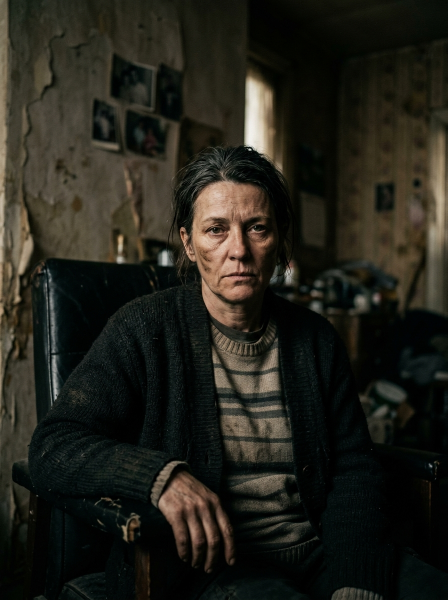
#> input picture assets/images/characters/street/ST_001_Mere_Kimmie.png, 896 x 1200 px (shown at 1/2 size)
$ python -i fetch_real_beauty_in_black_assets.py   (imports and definitions only)
#> lines starting #> are read from the running program, lines starting #| are printed output that depends on the picture
import os
import sys
import json
import urllib.request
import urllib.parse
from PIL import Image, ImageEnhance, ImageFilter, ImageOps

# Mapping of canonical character ID to target file and Wikimedia File title or direct URL
ASSET_MAPPINGS = {
    # -------------------------------------------------------------
    # STREET CAMPAIGN (28 items)
    # -------------------------------------------------------------
    'ST_001': {
        'path': 'assets/images/characters/street/ST_001_Mere_Kimmie.png',
        'file': 'File:Debbi Morgan (1984).jpg',
        'role': 'Mère de Kimmie',
        'faction': 'street',
        'focus_y': 0.35
    },
    'ST_002': {
        'path': 'assets/images/characters/street/ST_002_Gerant_Motel.png',
        'file': 'File:Bokeem Woodbine by Gage Skidmore.jpg',
        'fallback_file': 'File:David Ramsey by Gage Skidmore.jpg',
        'role': 'Gérant du Motel',
        'faction': 'street',
        'focus_y': 0.35
    },
    'ST_003': {
        'path': 'assets/images/characters/street/ST_003_Gerant_Club.png',
        'file': 'File:Anthony Mackie by Gage Skidmore.jpg',
        'role': 'Gérant du Club',
        'faction': 'street',
        'focus_y': 0.35
    },
    'ST_004': {
        'path': 'assets/images/characters/street/ST_004_Rain.png',
        'file': 'File:Tessa Thompson by Gage Skidmore.jpg',
        'role': 'Rain',
        'faction': 'street',
        'focus_y': 0.35
    },
    'ST_005': {
        'path': 'assets/images/characters/street/ST_005_Norman.png',
        'file': 'File:RichardLawsonBlackFist.JPG',
        'role': 'Norman (Richard Lawson)',
        'faction': 'street',
        'focus_y': 0.40
    },
    'ST_006': {
        'path': 'assets/images/characters/street/ST_006_Petite_Soeur.png',
        'file': 'File:Letitia Wright by Gage Skidmore.jpg',
        'role': 'Petite Sœur',
        'faction': 'street',
        'focus_y': 0.35
    },
    'ST_007': {
        'path': 'assets/images/characters/street/ST_007_Client_Emeche.png',
        'file': 'File:John Boyega by Gage Skidmore.jpg',
        'role': 'Client Éméché',
        'faction': 'street',
        'focus_y': 0.35
    },
    'ST_008': {
        'path': 'assets/images/characters/street/ST_008_Controle_Police.png',
        'file': 'File:Mike Colter by Gage Skidmore.jpg',
        'role': 'Contrôle de Police',
        'faction': 'street',
        'focus_y': 0.35
    },
    'ST_009': {
        'path': 'assets/images/characters/street/ST_009_Gillian.png',
        'file': 'File:Sanaa Lathan by Gage Skidmore.jpg',
        'role': 'Gillian',
        'faction': 'street',
        'focus_y': 0.35
    },
    'ST_010': {
        'path': 'assets/images/characters/street/ST_010_Detective_Davis.png',
        'file': 'File:Mahershala Ali by Gage Skidmore.jpg',
        'role': 'Détective Davis',
        'faction': 'street',
        'focus_y': 0.35
    },
    'ST_013': {
        'path': 'assets/images/characters/street/ST_013_Banquette_VIP.png',
        'file': 'File:CocoonClub - VIP Coccon.jpg',
        'role': 'Banquette VIP',
        'faction': 'street',
        'focus_y': 0.50
    },
    'ST_015': {
        'path': 'assets/images/characters/street/ST_015_Cipher.png',
        'file': 'File:Caleb McLaughlin by Gage Skidmore.jpg',
        'role': 'Cipher',
        'faction': 'street',
        'focus_y': 0.35
    },
    'ST_020': {
        'path': 'assets/images/characters/street/ST_020_Sbires_Bell.png',
        'file': 'File:David Ramsey by Gage Skidmore.jpg',
        'role': 'Sbires Bell',
        'faction': 'street',
        'focus_y': 0.35
    },
    'ST_021': {
        'path': 'assets/images/characters/street/ST_021_Receptionniste.png',
        'file': 'File:Lupita Nyong\'o by Gage Skidmore.jpg',
        'role': 'Réceptionniste de Luxe',
        'faction': 'street',
        'focus_y': 0.35
    },
    'ST_024': {
        'path': 'assets/images/characters/street/ST_024_Agent_Corrompu.png',
        'file': 'File:Daniel Kaluuya by Gage Skidmore.jpg',
        'role': 'Agent Corrompu',
        'faction': 'street',
        'focus_y': 0.35
    },
    'ST_027': {
        'path': 'assets/images/characters/street/ST_027_Videosurveillance.png',
        'file': 'File:CCTV control room monitor wall.jpg',
        'role': 'Vidéosurveillance',
        'faction': 'street',
        'focus_y': 0.50
    },
    'ST_028': {
        'path': 'assets/images/characters/street/ST_028_Marco.png',
        'file': 'File:Yahya Abdul-Mateen II by Gage Skidmore.jpg',
        'role': 'Marco',
        'faction': 'street',
        'focus_y': 0.35
    },
    'ST_030': {
        'path': 'assets/images/characters/street/ST_030_Panne_Secteur.png',
        'file': 'File:Blackout Flatiron (8147572701).jpg',
        'role': 'Panne de Secteur',
        'faction': 'street',
        'focus_y': 0.50
    },
    'ST_032': {
        'path': 'assets/images/characters/street/ST_032_Incendie_Velvet.png',
        'file': 'File:Fire engine crews receiving night operations briefing for Bear Fire 03.jpg',
        'role': 'L\'Incendie du Velvet',
        'faction': 'street',
        'focus_y': 0.50
    },
    'ST_033': {
        'path': 'assets/images/characters/street/ST_033_Sbire_Arme.png',
        'file': 'File:Terry Crews by Gage Skidmore.jpg',
        'role': 'Sbire Armé',
        'faction': 'street',
        'focus_y': 0.35
    },
    'ST_035': {
        'path': 'assets/images/characters/street/ST_035_SWAT_Pompiers.png',
        'file': 'File:2024 RNC Swat assemble.jpg',
        'role': 'SWAT & Pompiers',
        'faction': 'street',
        'focus_y': 0.50
    },
    'ST_040': {
        'path': 'assets/images/characters/street/ST_040_Chambre_Forte.png',
        'file': 'File:Bank vault door.jpg',
        'role': 'Chambre Forte Bell',
        'faction': 'street',
        'focus_y': 0.50
    },
    'ST_041': {
        'path': 'assets/images/characters/street/ST_041_President_Jury.png',
        'file': 'File:Forest Whitaker by Gage Skidmore.jpg',
        'role': 'Président du Jury',
        'faction': 'street',
        'focus_y': 0.35
    },
    'ST_042': {
        'path': 'assets/images/characters/street/ST_042_Avocat_Bell.png',
        'file': 'File:Chiwetel Ejiofor by Gage Skidmore.jpg',
        'role': 'Avocat des Bell',
        'faction': 'street',
        'focus_y': 0.35
    },
    'ST_044': {
        'path': 'assets/images/characters/street/ST_044_Procureur_Federal.png',
        'file': 'File:Regina King by Gage Skidmore.jpg',
        'role': 'Procureur Fédéral',
        'faction': 'street',
        'focus_y': 0.35
    },
    'ST_046': {
        'path': 'assets/images/characters/street/ST_046_Collectif_Danseuses.png',
        'file': 'File:Danai Gurira by Gage Skidmore.jpg',
        'role': 'Collectif des Danseuses',
        'faction': 'street',
        'focus_y': 0.35
    },
    'ST_047': {
        'path': 'assets/images/characters/street/ST_047_Le_Greffier.png',
        'file': 'File:Aisha Tyler by Gage Skidmore.jpg',
        'role': 'Le Greffier',
        'faction': 'street',
        'focus_y': 0.35
    },
    'ST_050': {
        'path': 'assets/images/characters/street/ST_050_Kimmie.png',
        'file': 'File:Taylor Polidore on 2025 Essence Festival of Culture Carpet (cropped).jpg',
        'role': 'Kimmie (Taylor Polidore Williams)',
        'faction': 'street',
        'focus_y': 0.38
    },

    # -------------------------------------------------------------
    # EMPIRE CAMPAIGN (32 items)
    # -------------------------------------------------------------
    'EM_001': {
        'path': 'assets/images/characters/empire/EM_001_Directeur_Financier.png',
        'file': 'File:Colman Domingo by Gage Skidmore.jpg',
        'role': 'Directeur Financier',
        'faction': 'empire',
        'focus_y': 0.35
    },
    'EM_002': {
        'path': 'assets/images/characters/empire/EM_002_Horace_Bell.png',
        'file': 'File:Ricco Ross at EssenceFest 2025 - cropped.jpg',
        'role': 'Horace Bell (Ricco Ross)',
        'faction': 'empire',
        'focus_y': 0.35
    },
    'EM_003': {
        'path': 'assets/images/characters/empire/EM_003_Chimiste_Chef.png',
        'file': 'File:Jeffrey Wright by Gage Skidmore.jpg',
        'role': 'Chimiste en Chef',
        'faction': 'empire',
        'focus_y': 0.35
    },
    'EM_004': {
        'path': 'assets/images/characters/empire/EM_004_Roy_Bell.png',
        'file': 'File:Julian Horton at EssenceFest 2025 (cropped).jpg',
        'role': 'Roy Bell (Julian Horton)',
        'faction': 'empire',
        'focus_y': 0.38
    },
    'EM_005': {
        'path': 'assets/images/characters/empire/EM_005_Journaliste_TV.png',
        'file': 'File:Rosario Dawson by Gage Skidmore.jpg',
        'role': 'Journaliste TV',
        'faction': 'empire',
        'focus_y': 0.35
    },
    'EM_006': {
        'path': 'assets/images/characters/empire/EM_006_Procureur_Miller.png',
        'file': 'File:Sterling K. Brown by Gage Skidmore.jpg',
        'role': 'Procureur Miller',
        'faction': 'empire',
        'focus_y': 0.35
    },
    'EM_008': {
        'path': 'assets/images/characters/empire/EM_008_Jules_Bell.png',
        'file': 'File:Michael B. Jordan by Gage Skidmore.jpg',
        'role': 'Jules Bell',
        'faction': 'empire',
        'focus_y': 0.35
    },
    'EM_010': {
        'path': 'assets/images/characters/empire/EM_010_Raid_Fiscal.png',
        'file': 'File:2024 RNC Swat assemble.jpg',
        'role': 'Raid Fiscal',
        'faction': 'empire',
        'focus_y': 0.50
    },
    'EM_013': {
        'path': 'assets/images/characters/empire/EM_013_Directrice_Marketing.png',
        'file': 'File:Garcelle Beauvais by Gage Skidmore.jpg',
        'role': 'Directrice Marketing',
        'faction': 'empire',
        'focus_y': 0.35
    },
    'EM_014': {
        'path': 'assets/images/characters/empire/EM_014_Commissaire_District.png',
        'file': 'File:Lance Reddick by Gage Skidmore.jpg',
        'role': 'Commissaire du District',
        'faction': 'empire',
        'focus_y': 0.35
    },
    'EM_016': {
        'path': 'assets/images/characters/empire/EM_016_Conseil_Administration.png',
        'file': 'File:Djimon Hounsou by Gage Skidmore.jpg',
        'role': 'Conseil d\'Administration',
        'faction': 'empire',
        'focus_y': 0.35
    },
    'EM_017': {
        'path': 'assets/images/characters/empire/EM_017_Banquier_Suisse.png',
        'file': 'File:Morris Chestnut by Gage Skidmore.jpg',
        'role': 'Banquier Suisse',
        'faction': 'empire',
        'focus_y': 0.35
    },
    'EM_019': {
        'path': 'assets/images/characters/empire/EM_019_Journaliste_Times.png',
        'file': 'File:Zoe Saldana by Gage Skidmore.jpg',
        'role': 'Journaliste du Times',
        'faction': 'empire',
        'focus_y': 0.35
    },
    'EM_020': {
        'path': 'assets/images/characters/empire/EM_020_Ligne_Urgence.png',
        'file': 'File:CCTV control room monitor wall.jpg',
        'role': 'Ligne d\'Urgence Bell',
        'faction': 'empire',
        'focus_y': 0.50
    },
    'EM_021': {
        'path': 'assets/images/characters/empire/EM_021_Don_Salazar.png',
        'file': 'File:Pedro Pascal by Gage Skidmore.jpg',
        'role': 'Don Salazar',
        'faction': 'empire',
        'focus_y': 0.35
    },
    'EM_022': {
        'path': 'assets/images/characters/empire/EM_022_Silas.png',
        'file': 'File:Winston Duke by Gage Skidmore.jpg',
        'role': 'Silas',
        'faction': 'empire',
        'focus_y': 0.35
    },
    'EM_024': {
        'path': 'assets/images/characters/empire/EM_024_Juge_Vandermeer.png',
        'file': 'File:Viola Davis by Gage Skidmore.jpg',
        'role': 'Juge Vandermeer',
        'faction': 'empire',
        'focus_y': 0.35
    },
    'EM_027': {
        'path': 'assets/images/characters/empire/EM_027_Archiviste.png',
        'file': 'File:Giancarlo Esposito by Gage Skidmore.jpg',
        'role': 'L\'Archiviste des Bell',
        'faction': 'empire',
        'focus_y': 0.35
    },
    'EM_028': {
        'path': 'assets/images/characters/empire/EM_028_Analyste_Financier.png',
        'file': 'File:Yahya Abdul-Mateen II by Gage Skidmore.jpg',
        'role': 'Analyste Financier',
        'faction': 'empire',
        'focus_y': 0.35
    },
    'EM_030': {
        'path': 'assets/images/characters/empire/EM_030_Reseau_SWIFT.png',
        'file': 'File:CCTV control room monitor wall.jpg',
        'role': 'Réseau SWIFT',
        'faction': 'empire',
        'focus_y': 0.50
    },
    'EM_031': {
        'path': 'assets/images/characters/empire/EM_031_President_Tribunal.png',
        'file': 'File:Forest Whitaker by Gage Skidmore.jpg',
        'role': 'Président du Tribunal',
        'faction': 'empire',
        'focus_y': 0.35
    },
    'EM_036': {
        'path': 'assets/images/characters/empire/EM_036_Mandataire_Judiciaire.png',
        'file': 'File:David Ramsey by Gage Skidmore.jpg',
        'role': 'Mandataire Judiciaire',
        'faction': 'empire',
        'focus_y': 0.35
    },
    'EM_038': {
        'path': 'assets/images/characters/empire/EM_038_Maitre_Sterling.png',
        'file': 'File:Chiwetel Ejiofor by Gage Skidmore.jpg',
        'role': 'Maître Sterling',
        'faction': 'empire',
        'focus_y': 0.35
    },
    'EM_039': {
        'path': 'assets/images/characters/empire/EM_039_Attache_Presse.png',
        'file': 'File:Nathalie Emmanuel by Gage Skidmore.jpg',
        'role': 'Attaché de Presse',
        'faction': 'empire',
        'focus_y': 0.35
    },
    'EM_040': {
        'path': 'assets/images/characters/empire/EM_040_Salle_Attente.png',
        'file': 'File:Main hallway of the Conway County Courthouse in Morrilton, AR.jpg',
        'role': 'Salle d\'Attente Fédérale',
        'faction': 'empire',
        'focus_y': 0.50
    },
    'EM_041': {
        'path': 'assets/images/characters/empire/EM_041_Greffier_Federal.png',
        'file': 'File:Aisha Tyler by Gage Skidmore.jpg',
        'role': 'Greffier Fédéral',
        'faction': 'empire',
        'focus_y': 0.35
    },
    'EM_043': {
        'path': 'assets/images/characters/empire/EM_043_Chef_Marque_Luxe.png',
        'file': 'File:Keke Palmer by Gage Skidmore.jpg',
        'role': 'Chef de Marque Luxe',
        'faction': 'empire',
        'focus_y': 0.35
    },
    'EM_045': {
        'path': 'assets/images/characters/empire/EM_045_Commissaire_Priseur.png',
        'file': 'File:Morris Chestnut by Gage Skidmore.jpg',
        'role': 'Commissaire-Priseur',
        'faction': 'empire',
        'focus_y': 0.35
    },
    'EM_046': {
        'path': 'assets/images/characters/empire/EM_046_Consortium_Asie.png',
        'file': 'File:Anthony Mackie by Gage Skidmore.jpg',
        'role': 'Consortium d\'Asie',
        'faction': 'empire',
        'focus_y': 0.35
    },
    'EM_047': {
        'path': 'assets/images/characters/empire/EM_047_Gouverneur.png',
        'file': 'File:Colman Domingo by Gage Skidmore.jpg',
        'role': 'Le Gouverneur',
        'faction': 'empire',
        'focus_y': 0.35
    },
    'EM_049': {
        'path': 'assets/images/characters/empire/EM_049_President_Sommet.png',
        'file': 'File:Forest Whitaker by Gage Skidmore.jpg',
        'role': 'Président du Sommet',
        'faction': 'empire',
        'focus_y': 0.35
    },
    'EM_050': {
        'path': 'assets/images/characters/empire/EM_050_Mallory_Bell.png',
        'file': 'File:Miss USA Crystle Stewart at Mercedes-Benz Fashion Week.jpg',
        'role': 'Mallory Bell (Crystle Stewart)',
        'faction': 'empire',
        'focus_y': 0.28
    },
}

CACHE_DIR = '/tmp/wikimedia_cache'
# [1 line not run here, left out]

# [36 lines left out: functions resolve_wikimedia_urls, download_file, not called in this run]

def grade_and_crop(src_path, dst_path, faction='street', focus_y=0.35):
#> called with dst_path = 'out.png', faction = 'street', focus_y = 0.35
    try:
        im = Image.open(src_path).convert('RGB')
#> im is the input picture: PIL image 896x1200 RGB; mean R, G, B 34.8, 33.8, 25.9
        w, h = im.size
#> w = 896; h = 1200

        # Calculate bounding box for 480x640 (aspect ratio 3:4)
        target_ratio = 480 / 640  # 0.75
        img_ratio = w / h
#> img_ratio = 0.747

        if img_ratio > target_ratio:
            # Image is wider than 3:4 -> crop width
            crop_h = h
            crop_w = int(h * target_ratio)
            left = max(0, (w - crop_w) // 2)
            top = 0
        else:
            # Image is taller than 3:4 -> crop height centered on focus_y
            crop_w = w
#> crop_w = 896
            crop_h = int(w / target_ratio)
#> crop_h = 1194
            left = 0
            center_y = int(h * focus_y)
#> center_y = 420
            top = max(0, center_y - crop_h // 2)
#> top = 0
            if top + crop_h > h:
                top = max(0, h - crop_h)

        cropped = im.crop((left, top, min(w, left + crop_w), min(h, top + crop_h)))
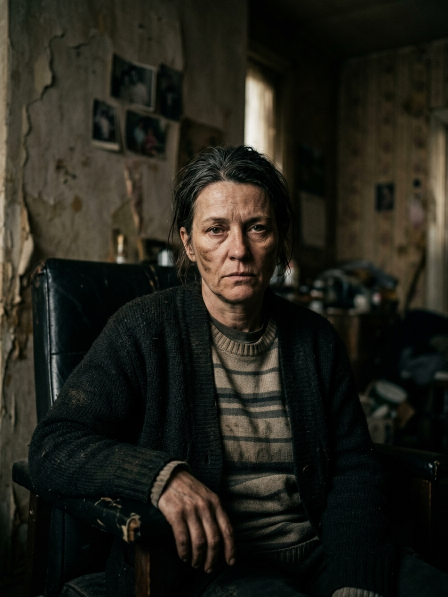
#> cropped: PIL image 896x1194 RGB (shown at 1/2 size); mean R, G, B 34.9, 33.9, 26
        resized = cropped.resize((480, 640), Image.Resampling.LANCZOS)
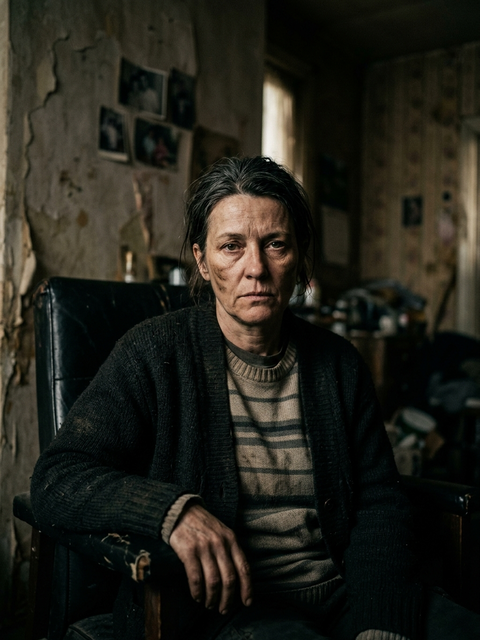
#> resized: PIL image 480x640 RGB; mean R, G, B 34.9, 33.9, 26

        # Apply dark-luxury neo-noir grading tailored to faction
        if faction == 'street':
            # Neo-noir night atmosphere: deep blacks, punchy highlights, cool shadows
            enhancer = ImageEnhance.Contrast(resized)
            graded = enhancer.enhance(1.22)
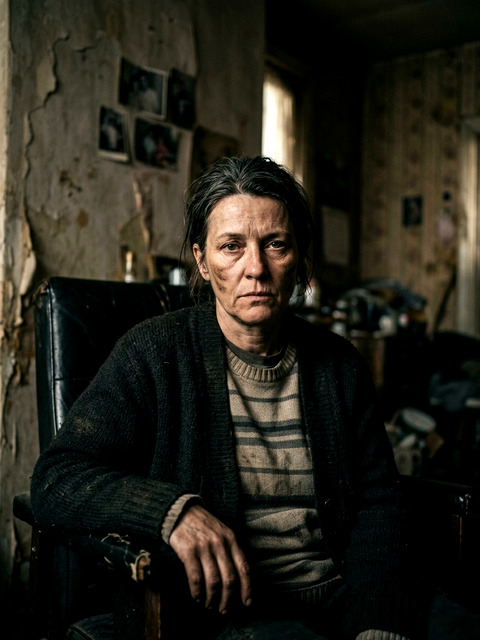
#> graded: PIL image 480x640 RGB; mean R, G, B 36.7, 34.5, 25.3
            enhancer = ImageEnhance.Color(graded)
            graded = enhancer.enhance(1.10)

            # Subtle vignette
            vignette = Image.new('L', (480, 640), 255)
#> vignette: PIL image 480x640 L; every value is 255
            # Vignette effect
            v_draw = Image.new('RGBA', (480, 640), (0, 0, 0, 0))
#> v_draw: PIL image 480x640 RGBA; every value is 0
        else:
            # Empire luxury gold atmosphere: rich warm tones, glossy high contrast
            enhancer = ImageEnhance.Contrast(resized)
            graded = enhancer.enhance(1.25)
            enhancer = ImageEnhance.Color(graded)
            graded = enhancer.enhance(1.15)

        os.makedirs(os.path.dirname(dst_path), exist_ok=True)
        graded.save(dst_path, 'PNG', optimize=True)
        return True
    except Exception as e:
        print(f'Error grading {src_path} -> {dst_path}: {e}')
        return False

import time

# [52 lines left out: function main, not called in this run]

# [2 lines not run here, left out]

>>> result = grade_and_crop('../assets/images/characters/street/ST_001_Mere_Kimmie.png', 'out.png')

$ run again, on assets/images/characters/default_character.png
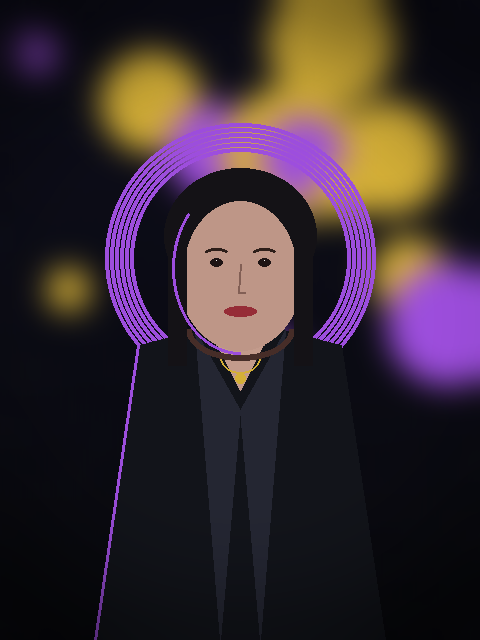
#> input picture assets/images/characters/default_character.png, 480 x 640 px
#> in grade_and_crop, im is the input picture: PIL image 480x640 RGB; mean R, G, B 56.4, 43.2, 48.8
#> in grade_and_crop, `graded = enhancer.enhance(1.22)`:
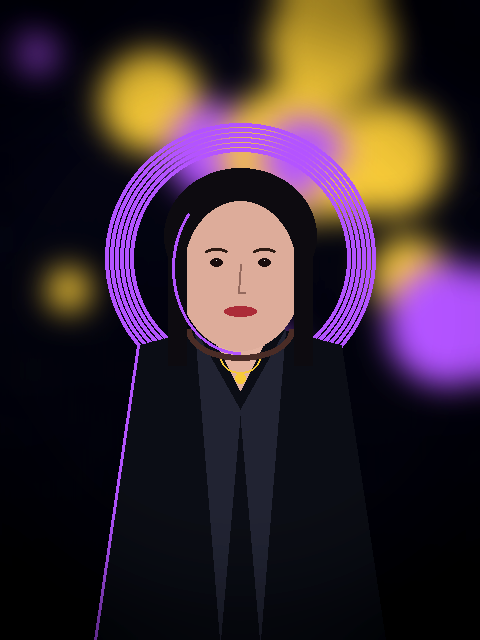
#> graded: PIL image 480x640 RGB; mean R, G, B 58.1, 41.9, 48.4
#> vignette: PIL image 480x640 L; every value is 255
#> v_draw: PIL image 480x640 RGBA; every value is 0

$ run again, on assets/images/characters/empire/EM_001_Directeur_Financier.png
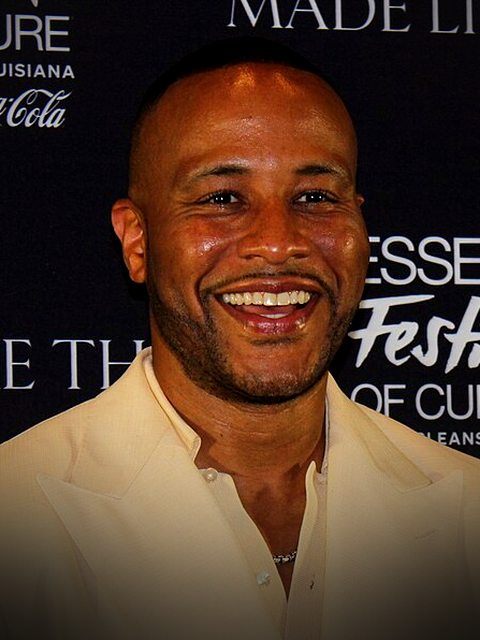
#> input picture assets/images/characters/empire/EM_001_Directeur_Financier.png, 480 x 640 px
#> in grade_and_crop, im is the input picture: PIL image 480x640 RGB; mean R, G, B 82.8, 57.6, 42.1
#> in grade_and_crop, `graded = enhancer.enhance(1.22)`:
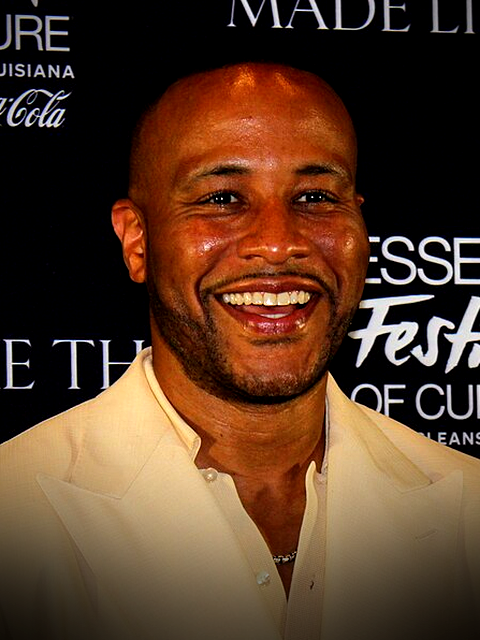
#> graded: PIL image 480x640 RGB; mean R, G, B 88.9, 59.1, 39
#> vignette: PIL image 480x640 L; every value is 255
#> v_draw: PIL image 480x640 RGBA; every value is 0
